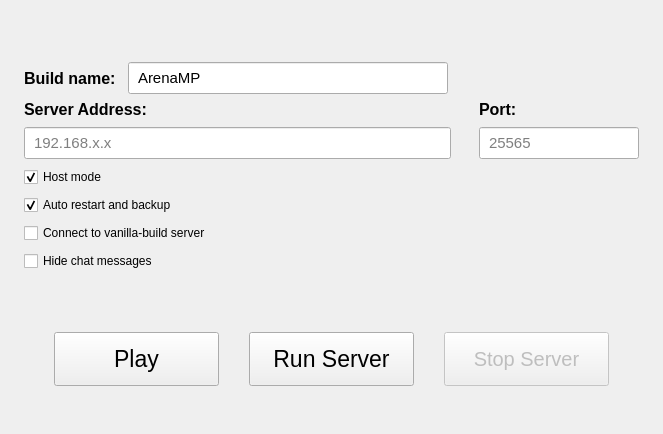
     <widget class="QWidget" name="playTab">
      <attribute name="title">
       <string>Play</string>
      </attribute>
      <layout class="QVBoxLayout" name="playTabLayout">
       <property name="leftMargin">
        <number>24</number>
       </property>
       <property name="topMargin">
        <number>24</number>
       </property>
       <property name="rightMargin">
        <number>24</number>
       </property>
       <property name="bottomMargin">
        <number>18</number>
       </property>
       <item>
        <spacer name="playTopSpacer">
         <property name="orientation">
          <enum>Qt::Vertical</enum>
         </property>
         <property name="sizeHint" stdset="0">
          <size>
           <width>20</width>
           <height>38</height>
          </size>
         </property>
        </spacer>
       </item>
       <item>
        <layout class="QHBoxLayout" name="buildNameLayout">
         <property name="spacing">
          <number>12</number>
         </property>
         <item>
          <widget class="QLabel" name="buildNameLabel">
           <property name="text">
            <string>Build name:</string>
           </property>
           <property name="styleSheet">
            <string notr="true">font-size: 12pt; font-weight: 500;</string>
           </property>
          </widget>
         </item>
         <item>
          <widget class="QLineEdit" name="buildNameEdit">
           <property name="text">
            <string>ArenaMP</string>
           </property>
           <property name="minimumSize">
            <size>
             <width>320</width>
             <height>32</height>
            </size>
           </property>
           <property name="styleSheet">
            <string notr="true">font-size: 11pt; padding: 3px 7px;</string>
           </property>
          </widget>
         </item>
         <item>
          <spacer name="buildNameSpacer">
           <property name="orientation">
            <enum>Qt::Horizontal</enum>
           </property>
           <property name="sizeHint" stdset="0">
            <size>
             <width>40</width>
             <height>20</height>
            </size>
           </property>
          </spacer>
         </item>
        </layout>
       </item>
       <item>
        <layout class="QGridLayout" name="serverConnectionLayout">
         <property name="horizontalSpacing">
          <number>28</number>
         </property>
         <property name="verticalSpacing">
          <number>8</number>
         </property>
         <item row="0" column="0">
          <widget class="QLabel" name="serverLabel">
           <property name="text">
            <string>Server Address:</string>
           </property>
           <property name="styleSheet">
            <string notr="true">font-size: 12pt; font-weight: 500;</string>
           </property>
          </widget>
         </item>
         <item row="0" column="1">
          <widget class="QLabel" name="portLabel">
           <property name="text">
            <string>Port:</string>
           </property>
           <property name="styleSheet">
            <string notr="true">font-size: 12pt; font-weight: 500;</string>
           </property>
          </widget>
         </item>
         <item row="1" column="0">
          <widget class="QLineEdit" name="serverAddressEdit">
           <property name="minimumSize">
            <size>
             <width>300</width>
             <height>32</height>
            </size>
           </property>
           <property name="placeholderText">
            <string>192.168.x.x</string>
           </property>
           <property name="styleSheet">
            <string notr="true">font-size: 11pt; padding: 3px 7px;</string>
           </property>
          </widget>
         </item>
         <item row="1" column="1">
          <widget class="QLineEdit" name="serverPortEdit">
           <property name="minimumSize">
            <size>
             <width>130</width>
             <height>32</height>
            </size>
           </property>
           <property name="maximumSize">
            <size>
             <width>160</width>
             <height>32</height>
            </size>
           </property>
           <property name="placeholderText">
            <string>25565</string>
           </property>
           <property name="styleSheet">
            <string notr="true">font-size: 11pt; padding: 3px 7px;</string>
           </property>
          </widget>
         </item>
         <item row="2" column="0" colspan="2">
          <widget class="QCheckBox" name="autoStartServerCheckBox">
           <property name="text">
            <string>Host mode</string>
           </property>
           <property name="checked">
            <bool>true</bool>
           </property>
          </widget>
         </item>
         <item row="3" column="0" colspan="2">
          <widget class="QCheckBox" name="autoRestartServerCheckBox">
           <property name="text">
            <string>Auto restart and backup</string>
           </property>
           <property name="checked">
            <bool>true</bool>
           </property>
          </widget>
         </item>
         <item row="4" column="0" colspan="2">
          <widget class="QCheckBox" name="vanillaServerCheckBox">
           <property name="text">
            <string>Connect to vanilla-build server</string>
           </property>
           <property name="toolTip">
            <string>Use the official TES3MP 0.8.1 network identity (protocol 10, commit 68954091c5) required by older non-ArenaMP servers. Content files are not changed automatically, and local auto-start is skipped in this mode.</string>
           </property>
           <property name="checked">
            <bool>false</bool>
           </property>
          </widget>
         </item>
         <item row="5" column="0" colspan="2">
          <widget class="QCheckBox" name="hideChatHistoryCheckBox">
           <property name="text">
            <string>Hide chat messages</string>
           </property>
           <property name="toolTip">
            <string>Hide received chat messages while keeping the chat input available.</string>
           </property>
           <property name="checked">
            <bool>false</bool>
           </property>
          </widget>
         </item>
        </layout>
       </item>
       <item>
        <spacer name="playMiddleSpacer">
         <property name="orientation">
          <enum>Qt::Vertical</enum>
         </property>
         <property name="sizeHint" stdset="0">
          <size>
           <width>20</width>
           <height>55</height>
          </size>
         </property>
        </spacer>
       </item>
       <item>
        <layout class="QHBoxLayout" name="playButtonsLayout">
         <property name="spacing">
          <number>30</number>
         </property>
         <item>
          <spacer name="playButtonsLeftSpacer">
           <property name="orientation">
            <enum>Qt::Horizontal</enum>
           </property>
           <property name="sizeHint" stdset="0">
            <size>
             <width>30</width>
             <height>20</height>
            </size>
           </property>
          </spacer>
         </item>
         <item>
          <widget class="QPushButton" name="playButton">
           <property name="minimumSize">
            <size>
             <width>165</width>
             <height>54</height>
            </size>
           </property>
           <property name="text">
            <string>Play</string>
           </property>
           <property name="styleSheet">
            <string notr="true">font-size: 17pt;</string>
           </property>
          </widget>
         </item>
         <item>
          <widget class="QPushButton" name="serverButton">
           <property name="minimumSize">
            <size>
             <width>165</width>
             <height>54</height>
            </size>
           </property>
           <property name="text">
            <string>Run Server</string>
           </property>
           <property name="styleSheet">
            <string notr="true">font-size: 17pt;</string>
           </property>
          </widget>
         </item>
         <item>
          <widget class="QPushButton" name="stopServerButton">
           <property name="minimumSize">
            <size>
             <width>165</width>
             <height>54</height>
            </size>
           </property>
           <property name="text">
            <string>Stop Server</string>
           </property>
           <property name="enabled">
            <bool>false</bool>
           </property>
           <property name="styleSheet">
            <string notr="true">font-size: 15pt;</string>
           </property>
          </widget>
         </item>
         <item>
          <spacer name="playButtonsRightSpacer">
           <property name="orientation">
            <enum>Qt::Horizontal</enum>
           </property>
           <property name="sizeHint" stdset="0">
            <size>
             <width>30</width>
             <height>20</height>
            </size>
           </property>
          </spacer>
         </item>
        </layout>
       </item>
       <item>
        <spacer name="playBottomSpacer">
         <property name="orientation">
          <enum>Qt::Vertical</enum>
         </property>
         <property name="sizeHint" stdset="0">
          <size>
           <width>20</width>
           <height>30</height>
          </size>
         </property>
        </spacer>
       </item>
      </layout>
     </widget>
